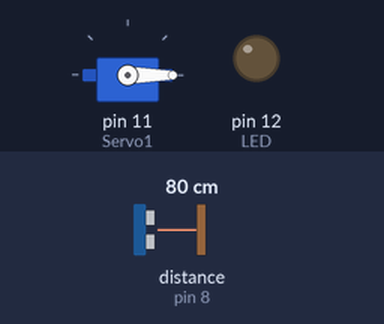
A sketch run on a simulated Arduino Uno, built with avr-gcc and run on an emulated ATmega328P. Shown: servo, output pins drawn as LEDs (lit = HIGH). Wiring (inferred from the names in the program): ultrasonic range finder: trigger pin 7; echo pin 8. The inputs (shaded band) are chosen by the test bench; at power-on: distance to the obstacle (sensor on pin 8) 80 cm. The echo pulse lasts 58.3 µs per cm; pins used as bus, display or sensor lines are not drawn.

Above: at 0.1 s.
At 3.1 s:
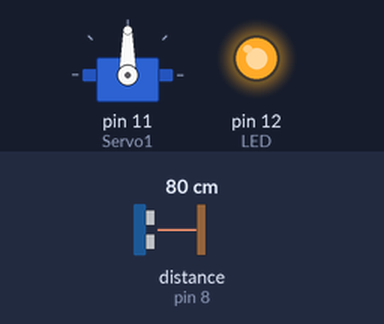
Timing chart, 0 to 4.6 s (numbered marks = the images above):
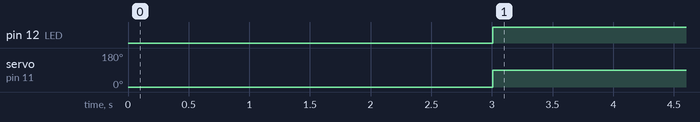

The sketch:

code.ino
```cpp
#include <Servo.h>

int triggerPin = 7;
int echoPin = 8;
int LED = 12;
int info = 0;
int state = 0;
long duration;
long timeStart;
int distance;
Servo Servo1;


void setup() {

  Serial.begin(9600);

  pinMode(triggerPin, OUTPUT);
  pinMode(echoPin, INPUT);
  pinMode(LED, OUTPUT);
  digitalWrite(LED, LOW);

  Servo1.write(0);
  Servo1.attach(11);

  while(!Serial)
  {

  }
}

void loop(){
  digitalWrite(triggerPin, LOW);
  delayMicroseconds(2);
  digitalWrite(triggerPin, HIGH);
  delayMicroseconds(10);
  digitalWrite(triggerPin, LOW);

  duration = pulseIn(echoPin, HIGH);
  distance = duration * 0,034 / 2;


  if(distance <=15){
    timeStart = millis();
    while(distance <=15){
      if(millis() - timeStart == 3000){
        digitalWrite(LED, HIGH);  // HERE, LED IS INSTEAD OF VIDEO
        Servo1.write(90);
        delay(100);
        break;
      }

    }

  }else{
    delay(1000);
    digitalWrite(LED, LOW);  // HERE, LED IS INSTEAD OF VIDEO
    Servo1.write(0);
  }

}
```

Measured:
- by itself, pin 12 (LED): LOW → HIGH at 3.0 s
- by itself, servo on pin 11 (Servo1): 0° → 90° at 3.0 s
